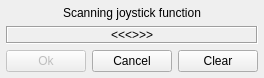
<?xml version="1.0" encoding="UTF-8"?>
<ui version="4.0">
 <author>R. Reucher</author>
 <class>JoystickFunctionScanner</class>
 <widget class="QDialog" name="JoystickFunctionScanner">
  <property name="geometry">
   <rect>
    <x>0</x>
    <y>0</y>
    <width>169</width>
    <height>68</height>
   </rect>
  </property>
  <property name="windowTitle">
   <string>Scanning joystick function</string>
  </property>
  <layout class="QGridLayout" name="gridLayout">
   <item row="0" column="0">
    <widget class="QLabel" name="labelStatus">
     <property name="sizePolicy">
      <sizepolicy hsizetype="Preferred" vsizetype="Fixed">
       <horstretch>0</horstretch>
       <verstretch>0</verstretch>
      </sizepolicy>
     </property>
     <property name="text">
      <string>Scanning joystick function</string>
     </property>
     <property name="alignment">
      <set>Qt::AlignCenter</set>
     </property>
    </widget>
   </item>
   <item row="1" column="0">
    <widget class="QLabel" name="labelJoystickFunction">
     <property name="frameShape">
      <enum>QFrame::Box</enum>
     </property>
     <property name="frameShadow">
      <enum>QFrame::Sunken</enum>
     </property>
     <property name="text">
      <string>&lt;&lt;&lt;&gt;&gt;&gt;</string>
     </property>
     <property name="alignment">
      <set>Qt::AlignCenter</set>
     </property>
    </widget>
   </item>
   <item row="2" column="0">
    <layout class="QHBoxLayout" name="horizontalLayout">
     <item>
      <widget class="QPushButton" name="pushButtonOk">
       <property name="enabled">
        <bool>false</bool>
       </property>
       <property name="focusPolicy">
        <enum>Qt::NoFocus</enum>
       </property>
       <property name="toolTip">
        <string>Accept joystick function</string>
       </property>
       <property name="text">
        <string>Ok</string>
       </property>
       <property name="autoDefault">
        <bool>true</bool>
       </property>
      </widget>
     </item>
     <item>
      <widget class="QPushButton" name="pushButtonCancel">
       <property name="focusPolicy">
        <enum>Qt::NoFocus</enum>
       </property>
       <property name="toolTip">
        <string>Cancel remapping of joystick function</string>
       </property>
       <property name="text">
        <string>Cancel</string>
       </property>
       <property name="autoDefault">
        <bool>false</bool>
       </property>
      </widget>
     </item>
     <item>
      <widget class="QPushButton" name="pushButtonClear">
       <property name="focusPolicy">
        <enum>Qt::NoFocus</enum>
       </property>
       <property name="toolTip">
        <string>Clear joystick function</string>
       </property>
       <property name="text">
        <string>Clear</string>
       </property>
       <property name="autoDefault">
        <bool>false</bool>
       </property>
      </widget>
     </item>
    </layout>
   </item>
  </layout>
 </widget>
 <layoutdefault spacing="6" margin="6"/>
 <tabstops>
  <tabstop>pushButtonOk</tabstop>
  <tabstop>pushButtonCancel</tabstop>
 </tabstops>
 <resources>
  <include location="../qmc2.qrc"/>
 </resources>
 <connections>
  <connection>
   <sender>pushButtonOk</sender>
   <signal>clicked()</signal>
   <receiver>JoystickFunctionScanner</receiver>
   <slot>accept()</slot>
   <hints>
    <hint type="sourcelabel">
     <x>44</x>
     <y>62</y>
    </hint>
    <hint type="destinationlabel">
     <x>7</x>
     <y>96</y>
    </hint>
   </hints>
  </connection>
  <connection>
   <sender>pushButtonCancel</sender>
   <signal>clicked()</signal>
   <receiver>JoystickFunctionScanner</receiver>
   <slot>reject()</slot>
   <hints>
    <hint type="sourcelabel">
     <x>107</x>
     <y>62</y>
    </hint>
    <hint type="destinationlabel">
     <x>168</x>
     <y>64</y>
    </hint>
   </hints>
  </connection>
  <connection>
   <sender>pushButtonClear</sender>
   <signal>clicked()</signal>
   <receiver>JoystickFunctionScanner</receiver>
   <slot>reject()</slot>
   <hints>
    <hint type="sourcelabel">
     <x>138</x>
     <y>48</y>
    </hint>
    <hint type="destinationlabel">
     <x>165</x>
     <y>20</y>
    </hint>
   </hints>
  </connection>
 </connections>
</ui>
